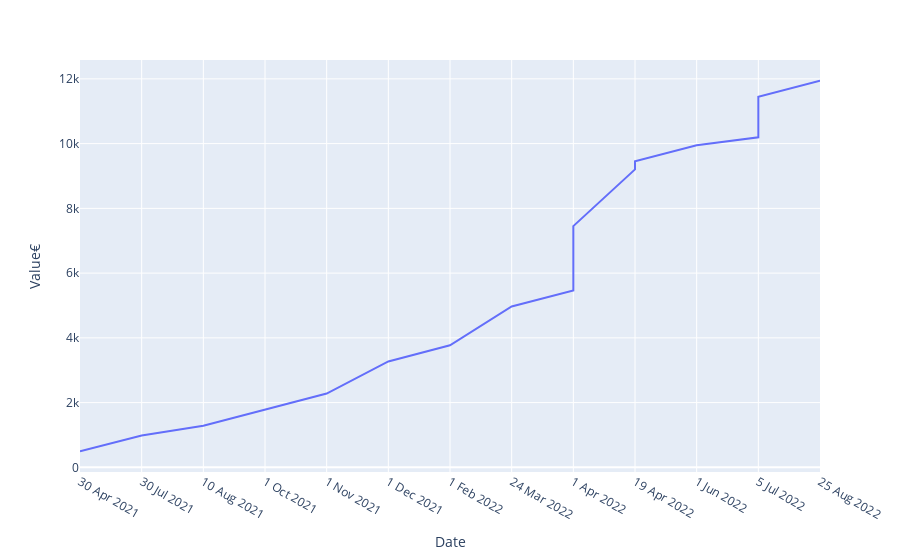

The notebook cell this image was saved under:
### Code cell
import plotly.express as px

fig = px.line(df_invested, x='Date', y='Value€')
fig = px.line(df_deposit, x='Date', y='Value€')
fig.show()

### Figure 1 — Plotly figure (JSON) as saved in the notebook; plotly's stock layout.template omitted (floating-point values rounded to 4 significant figures)
{"data": [{"hovertemplate": "Date=%{x}<br>Value€=%{y}<extra></extra>", "legendgroup": "", "line": {"color": "#636efa", "dash": "solid"}, "marker": {"symbol": "circle"}, "mode": "lines", "name": "", "orientation": "v", "showlegend": false, "type": "scatter", "x": ["30 Apr 2021", "30 Jul 2021", "10 Aug 2021", "1 Oct 2021", "1 Nov 2021", "1 Dec 2021", "1 Feb 2022", "24 Mar 2022", "1 Apr 2022", "1 Apr 2022", "19 Apr 2022", "19 Apr 2022", "1 Jun 2022", "5 Jul 2022", "5 Jul 2022", "25 Aug 2022"], "xaxis": "x", "y": [493.1, 985.0, 1285.0, 1782.0, 2279.0, 3272.0, 3771.0, 4971.0, 5466.0, 7453.0, 9203.0, 9453.0, 9947.0, 10200.0, 11450.0, 11950.0], "yaxis": "y"}], "layout": {"legend": {"tracegroupgap": 0}, "margin": {"t": 60}, "xaxis": {"anchor": "y", "domain": [0, 1], "title": {"text": "Date"}}, "yaxis": {"anchor": "x", "domain": [0, 1], "title": {"text": "Value€"}}}}
